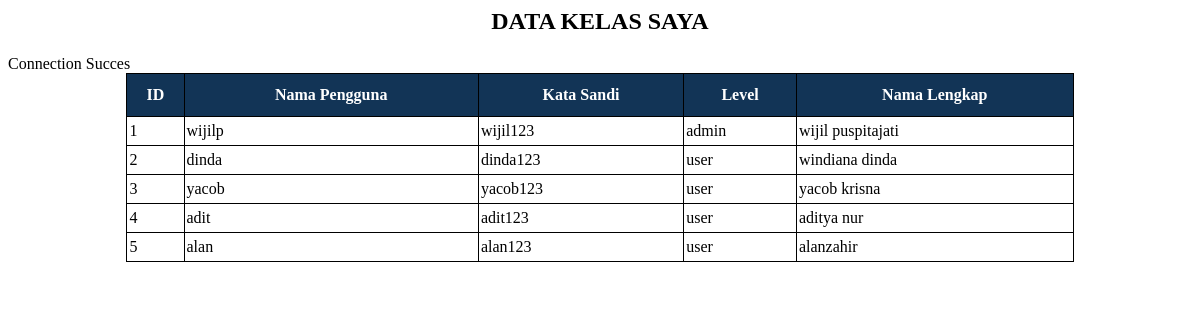
The page / on the database its author committed.
### tables this page shows
CREATE TABLE `users` (
  `id` int(50) NOT NULL,
  `username` varchar(50) NOT NULL,
  `password` varchar(50) NOT NULL,
  `level` varchar(50) NOT NULL,
  `fullname` varchar(50) NOT NULL
);

### index.php (the view, shortened to what this page needs)
<html>
<head>
  <link rel="stylesheet" type="text/css" href="style.css">
</head>
<body>
  <div class="container">
  	<h2><center>DATA KELAS SAYA</center></h2>
  	<table class="tabel" align="center">
  <tr>
  	<th>ID</th>
  	<th>Nama Pengguna</th>
  	<th>Kata Sandi</th>
  	<th>Level</th>
  	<th>Nama Lengkap</th>
  </tr>
  </div>
  <?php
  include('koneksi.php');
  $sql_tampil ="SELECT * FROM users";
  $peserta=mysqli_query($conn,$sql_tampil);
  while($baris_data=mysqli_fetch_array($peserta,MYSQLI_ASSOC)){
  	echo'
  	</tr>
  		<td>'.$baris_data['id'].'</td>
  		<td>'.$baris_data['username'].'</td>
  		<td>'.$baris_data['password'].'</td>
  		<td>'.$baris_data['level'].'</td>
  		<td>'.$baris_data['fullname'].'</td>
  	</tr>';
  }
  ?>
</body>
</html>

### style.css (style rules this page uses)
table { border-collapse: collapse; width: 80%; }
table th { border: 1px solid #000; padding: 2px; padding-top: 12px; padding-bottom: 12px; text-align: left; background-color: #123456; color: white; text-align: center; }
table td { border: 1px solid #000; padding: 2px; padding-top: 5px; padding-bottom: 5px; text-align: left; color: black; }

### rows shown on the page
users: id "1", username "wijilp", password "wijil123", level "admin", fullname "wijil puspitajati"
users: id "2", username "dinda", password "dinda123", level "user", fullname "windiana dinda"
users: id "3", username "yacob", password "yacob123", level "user", fullname "yacob krisna"
users: id "4", username "adit", password "adit123", level "user", fullname "aditya nur"
users: id "5", username "alan", password "alan123", level "user", fullname "alanzahir"
